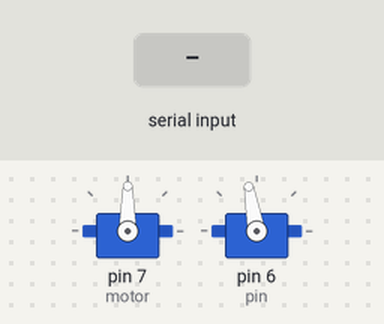
This sketch was run on a simulated Arduino Uno, built with avr-gcc and run on an emulated ATmega328P. On the bench: 2 × servo. Inputs (shaded band) come from the test bench. What the sketch prints to the serial monitor is not drawn.

Above: at 2.8 s.
2.9 s: "a" received over Serial
At 4.1 s:
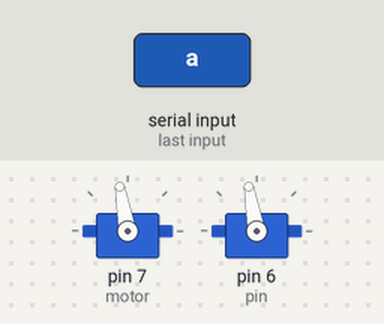
4.4 s: "w" received over Serial
At 5.6 s:
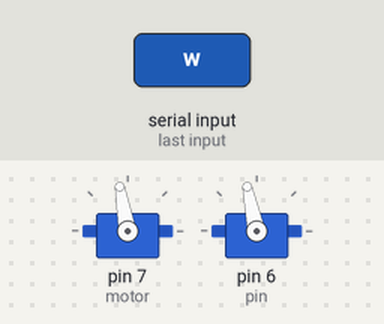
5.9 s: "s" received over Serial
At 6.7 s:
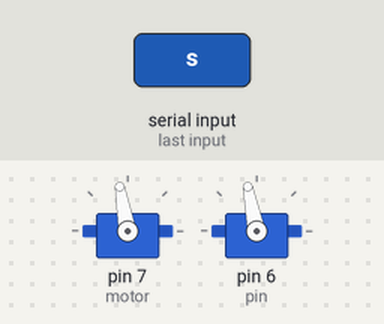
Timing chart, 0 to 8.9 s (numbered marks = the images above; inputs shaded):
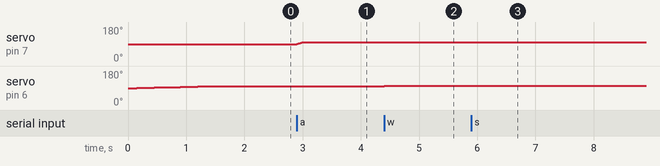

The sketch:

dcmotor_control.ino
```cpp
#include <Servo.h>
Servo servo;
Servo throttle;

int motor = 7; // 서보모터 핀
int angle = 90; // 서보모터 초기 각도 값aa

int pos = 0;
int pin = 6;

void setup() {
  servo.attach(motor); // 서보모터 연결
  throttle.attach(pin);
  Serial.begin(9600); // 시리얼 모니터 시작

  Serial.println("모터 & 서보 모터 작동하기"); //

   // ESC 작동을 위한 작업
   for (pos = 90; pos <= 100; pos += 1) {
      throttle.write(pos);
      delay(150);
   }
}

void loop() {
  if(Serial.available()){ // 시리얼모티너가 사용가능할때
    char input = Serial.read(); // 문자 입력받기

    // a,d : 차량 각도 증가, 감소
    // w,s : 차량 속도 증가, 감소
    if(input=='a'){
      Serial.print("+10");
      // 현 각도에 +10
      for(int i=0; i<10; i++){
        angle=angle+1;
        if(angle>=150) // 각도가 150이상이면 값 고정
          angle = 150;

        servo.write(angle);
        delay(10);
      }
      Serial.print("현 각도:");
      Serial.println(angle);
    }
    else if(input=='d'){
      Serial.print("-10");
      // 현 각도에 -10
      for(int i=0;i<10;i++){
        angle = angle -1;
        if(angle<=35) // 각도가 35이하면 값 고정
          angle=35;
        servo.write(angle);
        delay(10);
      }
      Serial.print("현 각도:");
      Serial.println(angle);
     }
     else if(input=='w'){
        pos += 1;  // 현재 속도 1씩 증가
        Serial.print("현재 속도: ");
        Serial.println(pos);
        throttle.write(pos);
        delay(100);

      }
      else if(input=='s'){
        pos -= 1;  // 현재 속도 1씩 감소
        Serial.print("현재 속도 : ");
        Serial.println(pos);
        throttle.write(pos);
        delay(100);
      }

  }
}
```

Measured:
- after the input at 2.9 s, servo on pin 7 (motor): 90° → 100° at once
- after the input at 4.4 s, servo on pin 6 (pin): 100° → 102° at once
- after the input at 5.9 s, servo on pin 6 (pin): 102° → 101° at once
